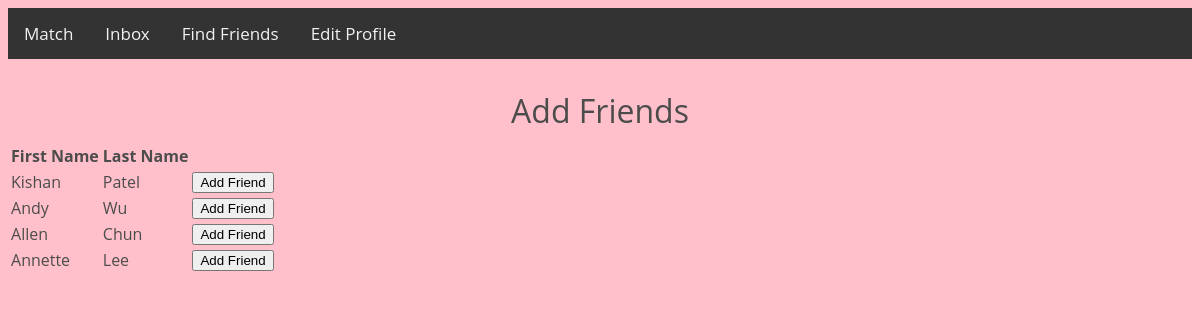
Page /add_friends/inbox on the committed database.
### tables this page shows
CREATE TABLE users (
    id integer primary key autoincrement,
    firstname text not null,
    lastname text not null,
    username text not null,
    password text not null,
    college text,
    class_year text,
    gender text,
    orientation text,
    preference text
);

### main.py (the view)
@app.route('/add_friends/<username>', methods=['POST','GET'])
def add_friends(username):
    residential_college = request.args.get('residential_college')
    class_year = request.args.get('class_year')
    gender = request.args.get('gender')
    orientation = request.args.get('orientation')
    potential_friends = retrieve_potential_friends(username, residential_college, class_year, gender, orientation)
    return render_template('add_friends.html', username=username, potential_friends=potential_friends)

### templates/add_friends.html (shortened to what this page needs)
<html lang="en">
<head>
    <link href="/static/css/add_friends.css" rel="stylesheet" type="text/css" media="all">
    <link href="/static/css/main.css" rel="stylesheet" type="text/css" media="all">
    <link href="/static/css/profile.css" rel="stylesheet" type="text/css" media="all">
</head>
<body>
    {% include "header.html" %}
    <h1>Add Friends</h1>
    <table>
        <tr>
            <th>First Name</th>
            <th>Last Name</th>
            <th></th>
        </tr>
        {% for potential_friend in potential_friends: %}
        <tr>
            <td>{{potential_friend[1]}}</td>
            <td>{{potential_friend[2]}}</td>
            <td><button id="friend" value="{{potential_friend[0]}}" onclick="addFriend()" type="button">Add Friend</button></td>
        </tr>
        {% endfor %}
    </table>
</body>
</html>

### static/css/main.css (style rules this page uses)
body, input, textarea, select { font-family: 'Open Sans', sans-serif; font-size: 12px; color: #4c4c4c; }
body { background-color: #FFC0CB; }
h1 { font-size: 32px; font-weight: 400; color: #4c4c4c; text-align: center; padding-top: 10px; margin-top: 20px; margin-bottom: 10px; }

### static/css/profile.css (style rules this page uses)
body { background-color: pink; }

### rows in the picture
users: firstname "Kishan", lastname "Patel", {{ potential_friend[0] }} 1 (drawn)
users: firstname "Andy", lastname "Wu", {{ potential_friend[0] }} 2 (drawn)
users: firstname "Allen", lastname "Chun", {{ potential_friend[0] }} 3 (drawn)
users: firstname "Annette", lastname "Lee", {{ potential_friend[0] }} 4 (drawn)
